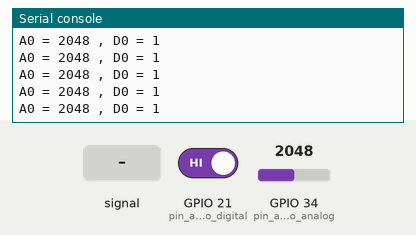
A program run on a simulated ESP32 board running MicroPython. On the bench: the last lines printed to the serial console. The inputs (shaded band) are chosen by the test bench; at power-on: GPIO 21 (pin_audio_digital) HIGH, GPIO 34 (pin_audio_analog) = 2048 (analog values on the 0–4095 scale).

Above: at 1.2 s.
1.3 s: GPIO 21 (pin_audio_digital) driven LOW
At 1.8 s:
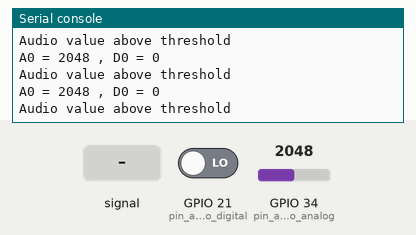
2.8 s: GPIO 34 (pin_audio_analog) fed a 200 Hz sine of ±327 counts around its level
4.3 s: GPIO 34 (pin_audio_analog) set to 2866
At 4.8 s:
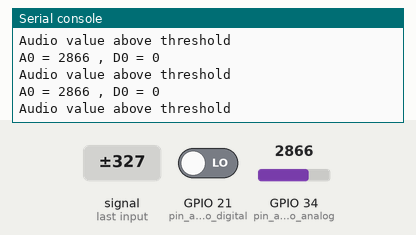
5.8 s: GPIO 34 (pin_audio_analog) fed a 1000 Hz sine of ±1023 counts around its level
7.3 s: GPIO 34 (pin_audio_analog) set to 3603
At 8.4 s:
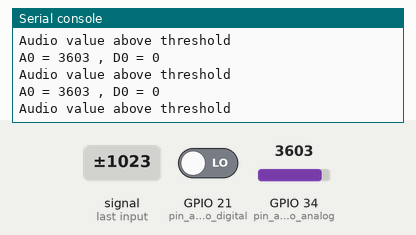
8.8 s: GPIO 21 (pin_audio_digital) driven HIGH
Timing chart, 0 to 11.3 s (numbered marks = the images above; inputs shaded):
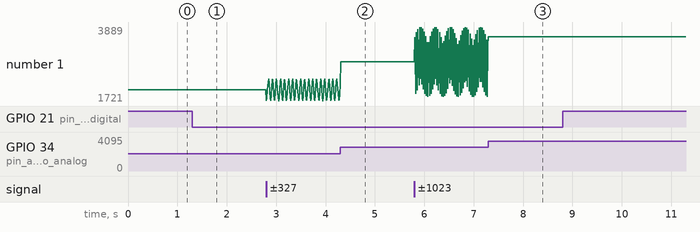

The program:

largespeaker.py
```python
import time
from machine import Pin, ADC

pin_audio_analog = Pin(34, Pin.IN)
adc_audio_analog = ADC(pin_audio_analog)
adc_audio_analog. atten(ADC.ATTN_11DB) #Read voltages between 0.0v to 3.6v
adc_audio_analog.width(ADC.WIDTH_12BIT)

pin_audio_digital = Pin(21, Pin.IN)
while True:
  adc_audio_analog_value = adc_audio_analog.read()
  audio_digital_value = pin_audio_digital.value()
  print('A0 =', adc_audio_analog_value, ', D0 =', audio_digital_value)
  if (audio_digital_value == 0):
    print('Audio value above threshold')
  time.sleep(0.01)
```

Measured:
- after the input at 1.3 s, the serial console: prints a new line at once (image 1)
- plotted number 1: 2048 → 2193 after the input at 2.8 s
